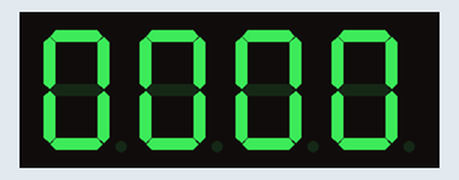
Bench run of a sketch on a simulated ESP32. On the bench: 4-digit seven-segment display. Wiring (inferred from the names in the program): 4-digit 7-segment display, segments lit when HIGH: segments GPIO 18, GPIO 23, GPIO 25, GPIO 27, GPIO 13, GPIO 19, GPIO 33, GPIO 26; digit selects GPIO 17, GPIO 21, GPIO 22, GPIO 32. The segment pins are drawn as the display they are named for.

Above: at 0.17 s.
At 4.97 s:
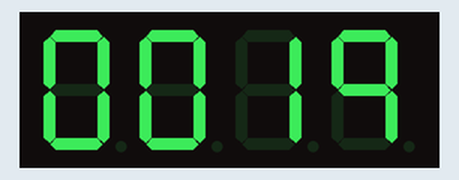
At 9.77 s:
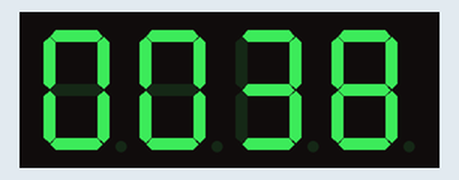
At 19.85 s:
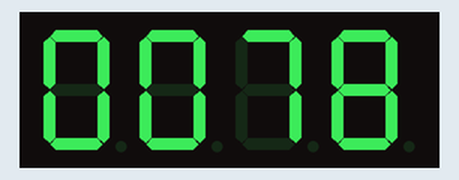
At 29.45 s:
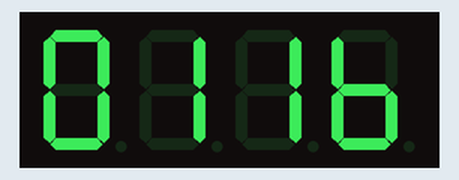
At 39.53 s:
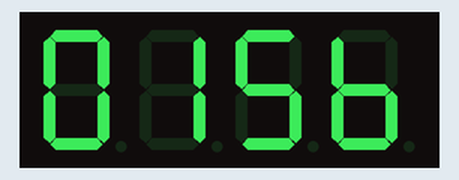

The sketch:

5461AS-multiplex-display-counter.ino
```cpp
int segment[] = {18, 23, 25, 27, 13, 19, 33, 26};
int digit[] = {32, 22, 21, 17};

int nums[10][7] = {
  {1, 1, 1, 1, 1, 1, 0},  // 0
  {0, 1, 1, 0, 0, 0, 0},  // 1
  {1, 1, 0, 1, 1, 0, 1},  // 2
  {1, 1, 1, 1, 0, 0, 1},  // 3
  {0, 1, 1, 0, 0, 1, 1},  // 4
  {1, 0, 1, 1, 0, 1, 1},  // 5
  {0, 0, 1, 1, 1, 1, 1},  // 6
  {1, 1, 1, 0, 0, 0, 0},  // 7
  {1, 1, 1, 1, 1, 1, 1},  // 8
  {1, 1, 1, 0, 0, 1, 1}   // 9
};

int number = 0;
int timer = millis();

void display(int num) {
  for (int i = 0; i < 7; i++) {
    digitalWrite(segment[i], nums[num][i]);
  }
}

void setup() {
  for (int i = 0; i < 8; i++) {
    pinMode(segment[i], OUTPUT);
    digitalWrite(segment[i], LOW);
    if (i < 4) {
      pinMode(digit[i], OUTPUT);
      digitalWrite(digit[i], HIGH);
    }
  }
}

void loop() {
  int numberDigits[4] = {
    number % 10,                              //ones
    (number % 100 - number % 10) / 10,        //tens
    (number % 1000 - number % 100) / 100,     //hundreds
    (number % 10000 - number % 1000) / 1000   //thousands
  };

  for (int i = 0; i < 4; i++) {
    digitalWrite(digit[i], LOW);  //Set the cathode pin to ground
    display(numberDigits[i]);     //Display the digit
    delay(1);                     //Show it for 1 ms
    digitalWrite(digit[i], HIGH); //Pull the cathode pin to HIGH
  }

   if (millis() - timer > 250) {
    number++;
    timer = millis();
  }
}
```
